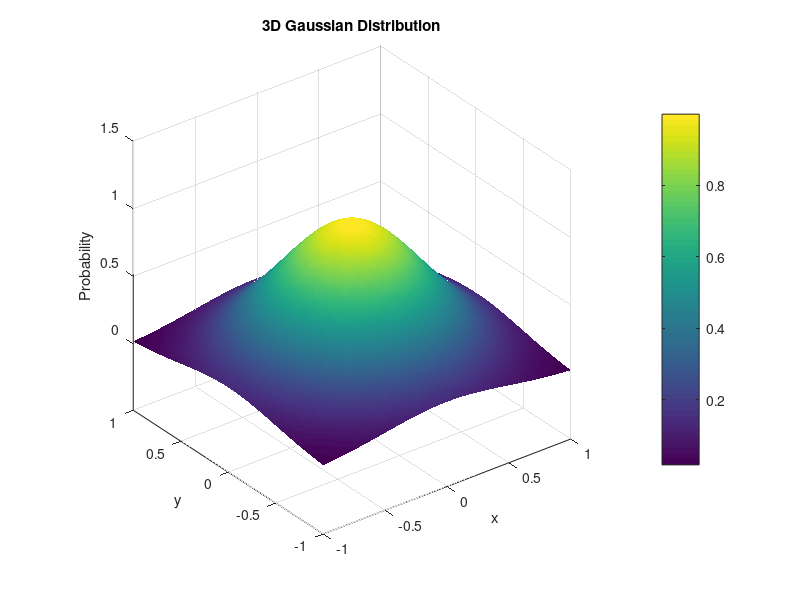
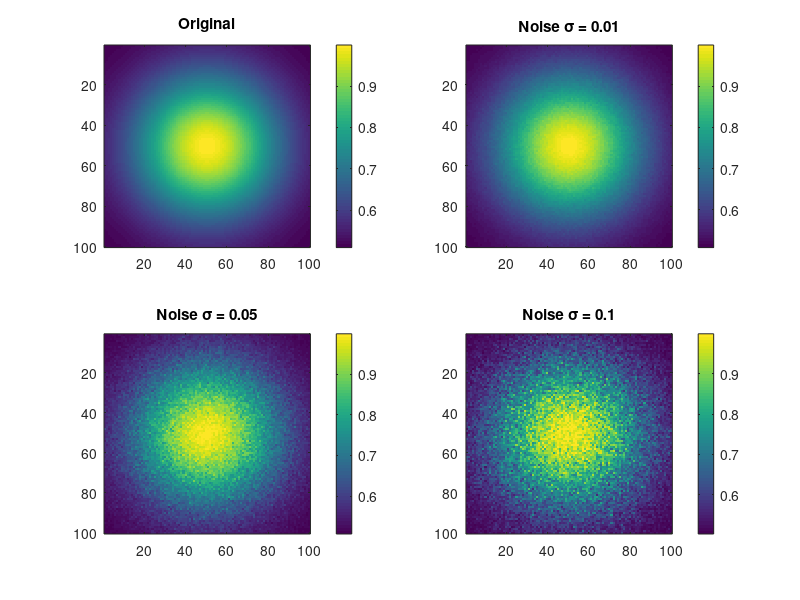

Write MATLAB code to recreate these figures, in order.
% Define grid size
N = 100;
[x, y] = meshgrid(linspace(-1, 1, N), linspace(-1, 1, N));

% Calculate distance from center
r = sqrt(x.^2 + y.^2);

% Define Gaussian function
sigma = 0.5; % Adjust this value to change the spread of the Gaussian
p = exp(-r.^2 / (2 * sigma^2));

% Normalize to have values between 0.5 and 1
%p = 0.5 + 0.5 * p;

% Plot 3D surface
surf(x, y, p);
colorbar;
title('3D Gaussian Distribution');
xlabel('x');
ylabel('y');
zlabel('Probability');
axis equal;
shading interp; % Smooth shading

%%
% Define grid size
N = 100;
[x, y] = meshgrid(linspace(-1, 1, N), linspace(-1, 1, N));

% Original Gaussian function
sigma = 0.5;
p_original = 0.5 + 0.5 * exp(- (x.^2 + y.^2) / (2 * sigma^2));

% Introduce Gaussian noise and evaluate the function
noise_levels = [0.01, 0.05, 0.1]; % Different standard deviations for noise
p_noisy = zeros(N, N, length(noise_levels));

for i = 1:length(noise_levels)
    epsilon_x = noise_levels(i) * randn(N, N);
    epsilon_y = noise_levels(i) * randn(N, N);
    p_noisy(:,:,i) = 0.5 + 0.5 * exp(- ((x+epsilon_x).^2 + (y+epsilon_y).^2) / (2 * sigma^2));
end

% Plot original and noisy functions
figure;
subplot(2,2,1);
imagesc(p_original); colorbar; title('Original');
for i = 1:length(noise_levels)
    subplot(2,2,i+1);
    imagesc(p_noisy(:,:,i)); colorbar; title(['Noise \sigma = ', num2str(noise_levels(i))]);
end
